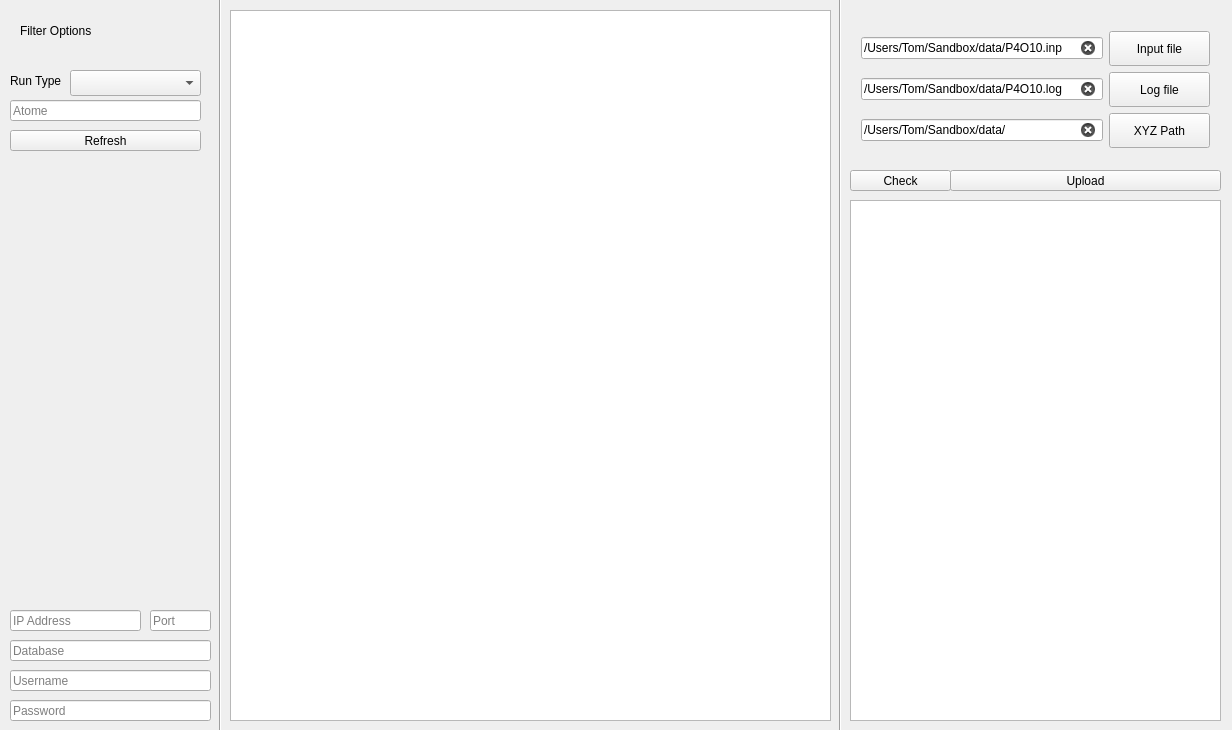
<?xml version="1.0" encoding="UTF-8"?>
<ui version="4.0">
 <class>MainWindow</class>
 <widget class="QMainWindow" name="MainWindow">
  <property name="geometry">
   <rect>
    <x>0</x>
    <y>0</y>
    <width>1232</width>
    <height>730</height>
   </rect>
  </property>
  <property name="minimumSize">
   <size>
    <width>1232</width>
    <height>730</height>
   </size>
  </property>
  <property name="maximumSize">
   <size>
    <width>1232</width>
    <height>730</height>
   </size>
  </property>
  <property name="windowTitle">
   <string>MainWindow</string>
  </property>
  <widget class="QWidget" name="centralWidget">
   <widget class="QPlainTextEdit" name="msgBoard">
    <property name="geometry">
     <rect>
      <x>850</x>
      <y>200</y>
      <width>371</width>
      <height>521</height>
     </rect>
    </property>
    <property name="sizePolicy">
     <sizepolicy hsizetype="Preferred" vsizetype="Preferred">
      <horstretch>0</horstretch>
      <verstretch>0</verstretch>
     </sizepolicy>
    </property>
    <property name="autoFillBackground">
     <bool>false</bool>
    </property>
    <property name="tabChangesFocus">
     <bool>true</bool>
    </property>
    <property name="undoRedoEnabled">
     <bool>false</bool>
    </property>
    <property name="readOnly">
     <bool>true</bool>
    </property>
    <property name="textInteractionFlags">
     <set>Qt::TextSelectableByMouse</set>
    </property>
   </widget>
   <widget class="QPushButton" name="checkButton">
    <property name="geometry">
     <rect>
      <x>850</x>
      <y>170</y>
      <width>101</width>
      <height>21</height>
     </rect>
    </property>
    <property name="minimumSize">
     <size>
      <width>91</width>
      <height>21</height>
     </size>
    </property>
    <property name="text">
     <string>Check</string>
    </property>
   </widget>
   <widget class="QWidget" name="layoutWidget">
    <property name="geometry">
     <rect>
      <x>850</x>
      <y>20</y>
      <width>371</width>
      <height>139</height>
     </rect>
    </property>
    <layout class="QVBoxLayout" name="verticalLayout">
     <item>
      <layout class="QHBoxLayout" name="horizontalLayout">
       <item>
        <widget class="QLineEdit" name="showInput">
         <property name="text">
          <string>/Users/Tom/Sandbox/data/P4O10.inp</string>
         </property>
         <property name="readOnly">
          <bool>false</bool>
         </property>
         <property name="clearButtonEnabled">
          <bool>true</bool>
         </property>
        </widget>
       </item>
       <item>
        <widget class="QPushButton" name="setInput">
         <property name="minimumSize">
          <size>
           <width>101</width>
           <height>35</height>
          </size>
         </property>
         <property name="maximumSize">
          <size>
           <width>101</width>
           <height>35</height>
          </size>
         </property>
         <property name="text">
          <string>Input file</string>
         </property>
        </widget>
       </item>
      </layout>
     </item>
     <item>
      <layout class="QHBoxLayout" name="horizontalLayout_2">
       <item>
        <widget class="QLineEdit" name="showLog">
         <property name="text">
          <string>/Users/Tom/Sandbox/data/P4O10.log</string>
         </property>
         <property name="readOnly">
          <bool>false</bool>
         </property>
         <property name="clearButtonEnabled">
          <bool>true</bool>
         </property>
        </widget>
       </item>
       <item>
        <widget class="QPushButton" name="setLog">
         <property name="minimumSize">
          <size>
           <width>101</width>
           <height>35</height>
          </size>
         </property>
         <property name="maximumSize">
          <size>
           <width>101</width>
           <height>35</height>
          </size>
         </property>
         <property name="text">
          <string>Log file</string>
         </property>
        </widget>
       </item>
      </layout>
     </item>
     <item>
      <layout class="QHBoxLayout" name="horizontalLayout_3">
       <item>
        <widget class="QLineEdit" name="showXYZ">
         <property name="text">
          <string>/Users/Tom/Sandbox/data/</string>
         </property>
         <property name="readOnly">
          <bool>false</bool>
         </property>
         <property name="clearButtonEnabled">
          <bool>true</bool>
         </property>
        </widget>
       </item>
       <item>
        <widget class="QPushButton" name="setXYZ">
         <property name="minimumSize">
          <size>
           <width>101</width>
           <height>35</height>
          </size>
         </property>
         <property name="maximumSize">
          <size>
           <width>101</width>
           <height>35</height>
          </size>
         </property>
         <property name="text">
          <string>XYZ Path</string>
         </property>
        </widget>
       </item>
      </layout>
     </item>
    </layout>
   </widget>
   <widget class="QTableWidget" name="tableWidget">
    <property name="geometry">
     <rect>
      <x>230</x>
      <y>10</y>
      <width>601</width>
      <height>711</height>
     </rect>
    </property>
    <property name="minimumSize">
     <size>
      <width>381</width>
      <height>631</height>
     </size>
    </property>
   </widget>
   <widget class="QPushButton" name="uploadButton">
    <property name="geometry">
     <rect>
      <x>950</x>
      <y>170</y>
      <width>271</width>
      <height>21</height>
     </rect>
    </property>
    <property name="minimumSize">
     <size>
      <width>141</width>
      <height>21</height>
     </size>
    </property>
    <property name="text">
     <string>Upload</string>
    </property>
   </widget>
   <widget class="QLabel" name="label">
    <property name="geometry">
     <rect>
      <x>20</x>
      <y>20</y>
      <width>91</width>
      <height>21</height>
     </rect>
    </property>
    <property name="text">
     <string>Filter Options</string>
    </property>
   </widget>
   <widget class="Line" name="line">
    <property name="geometry">
     <rect>
      <x>210</x>
      <y>-30</y>
      <width>20</width>
      <height>821</height>
     </rect>
    </property>
    <property name="orientation">
     <enum>Qt::Vertical</enum>
    </property>
   </widget>
   <widget class="Line" name="line_2">
    <property name="geometry">
     <rect>
      <x>830</x>
      <y>-50</y>
      <width>20</width>
      <height>821</height>
     </rect>
    </property>
    <property name="orientation">
     <enum>Qt::Vertical</enum>
    </property>
   </widget>
   <widget class="QLineEdit" name="searchString">
    <property name="geometry">
     <rect>
      <x>10</x>
      <y>100</y>
      <width>191</width>
      <height>21</height>
     </rect>
    </property>
    <property name="autoFillBackground">
     <bool>false</bool>
    </property>
    <property name="text">
     <string/>
    </property>
    <property name="placeholderText">
     <string>Atome</string>
    </property>
    <property name="clearButtonEnabled">
     <bool>true</bool>
    </property>
   </widget>
   <widget class="QPushButton" name="updateTable">
    <property name="geometry">
     <rect>
      <x>10</x>
      <y>130</y>
      <width>191</width>
      <height>21</height>
     </rect>
    </property>
    <property name="text">
     <string>Refresh</string>
    </property>
   </widget>
   <widget class="QComboBox" name="boxRuntype">
    <property name="geometry">
     <rect>
      <x>70</x>
      <y>70</y>
      <width>131</width>
      <height>26</height>
     </rect>
    </property>
   </widget>
   <widget class="QLabel" name="label_2">
    <property name="geometry">
     <rect>
      <x>10</x>
      <y>70</y>
      <width>58</width>
      <height>21</height>
     </rect>
    </property>
    <property name="text">
     <string>Run Type</string>
    </property>
   </widget>
   <widget class="QLineEdit" name="password">
    <property name="geometry">
     <rect>
      <x>10</x>
      <y>700</y>
      <width>201</width>
      <height>21</height>
     </rect>
    </property>
    <property name="echoMode">
     <enum>QLineEdit::Password</enum>
    </property>
    <property name="placeholderText">
     <string>Password</string>
    </property>
   </widget>
   <widget class="QLineEdit" name="username">
    <property name="geometry">
     <rect>
      <x>10</x>
      <y>670</y>
      <width>201</width>
      <height>21</height>
     </rect>
    </property>
    <property name="placeholderText">
     <string>Username</string>
    </property>
   </widget>
   <widget class="QLineEdit" name="database">
    <property name="geometry">
     <rect>
      <x>10</x>
      <y>640</y>
      <width>201</width>
      <height>21</height>
     </rect>
    </property>
    <property name="placeholderText">
     <string>Database</string>
    </property>
   </widget>
   <widget class="QLineEdit" name="ipaddress">
    <property name="geometry">
     <rect>
      <x>10</x>
      <y>610</y>
      <width>131</width>
      <height>21</height>
     </rect>
    </property>
    <property name="placeholderText">
     <string>IP Address</string>
    </property>
   </widget>
   <widget class="QLineEdit" name="port">
    <property name="geometry">
     <rect>
      <x>150</x>
      <y>610</y>
      <width>61</width>
      <height>21</height>
     </rect>
    </property>
    <property name="placeholderText">
     <string>Port</string>
    </property>
   </widget>
  </widget>
 </widget>
 <layoutdefault spacing="6" margin="11"/>
 <tabstops>
  <tabstop>ipaddress</tabstop>
  <tabstop>port</tabstop>
  <tabstop>database</tabstop>
  <tabstop>username</tabstop>
  <tabstop>password</tabstop>
  <tabstop>showInput</tabstop>
  <tabstop>showLog</tabstop>
  <tabstop>showXYZ</tabstop>
  <tabstop>checkButton</tabstop>
  <tabstop>msgBoard</tabstop>
  <tabstop>boxRuntype</tabstop>
  <tabstop>searchString</tabstop>
  <tabstop>updateTable</tabstop>
  <tabstop>tableWidget</tabstop>
  <tabstop>setXYZ</tabstop>
  <tabstop>setLog</tabstop>
  <tabstop>setInput</tabstop>
  <tabstop>uploadButton</tabstop>
 </tabstops>
 <resources/>
 <connections/>
</ui>
